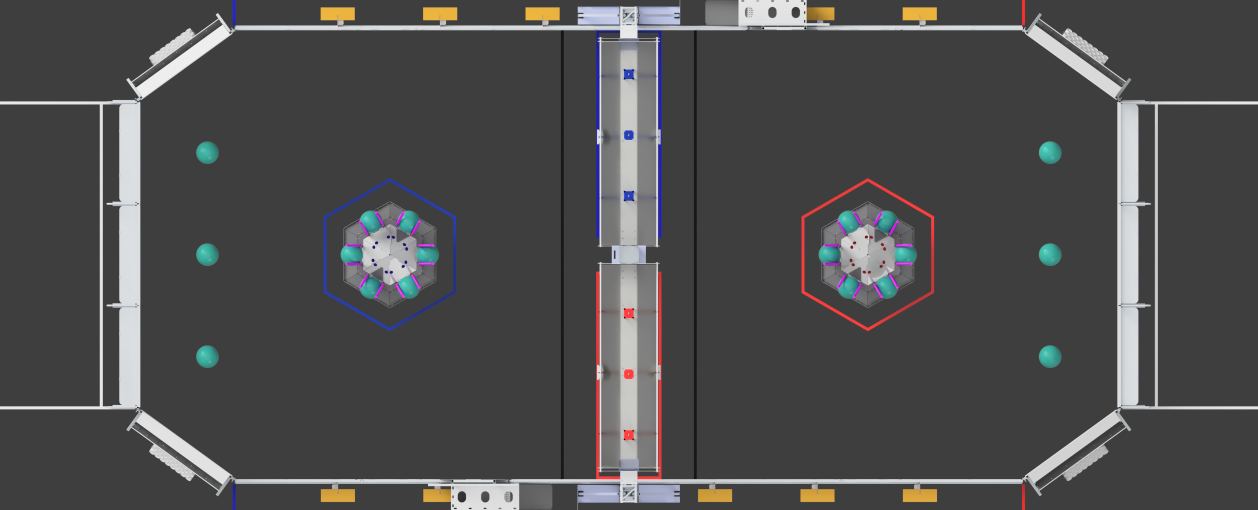
#> input picture 2025field.png, 3773 x 1528 px (shown at 1/3 size)
$ python crop.py
#> lines starting #> are read from the running program, lines starting #| are printed output that depends on the picture
import cv2


def crop_image(image_path, output_path):
    # Define boundaries
#> called with image_path = '2025field.png', output_path = '2025game-field.jpg'
    bottomBoundary = 91  # lowest Y value in the original image
    topBoundary = 1437  # highest Y value in the original image
    leftBoundary = 421  # leftmost X value in the original image
    rightBoundary = 3352  # rightmost X value in the original image

    # Read the image
    image = cv2.imread(image_path)
#> image is the input picture: shape (1528, 3773, 3); mean B, G, R 77.5, 77.2, 77.5

    # Check if image is loaded
    if image is None:
        print("Error: Unable to load image.")
        return

    # Crop the image
    cropped_image = image[bottomBoundary:topBoundary, leftBoundary:rightBoundary]
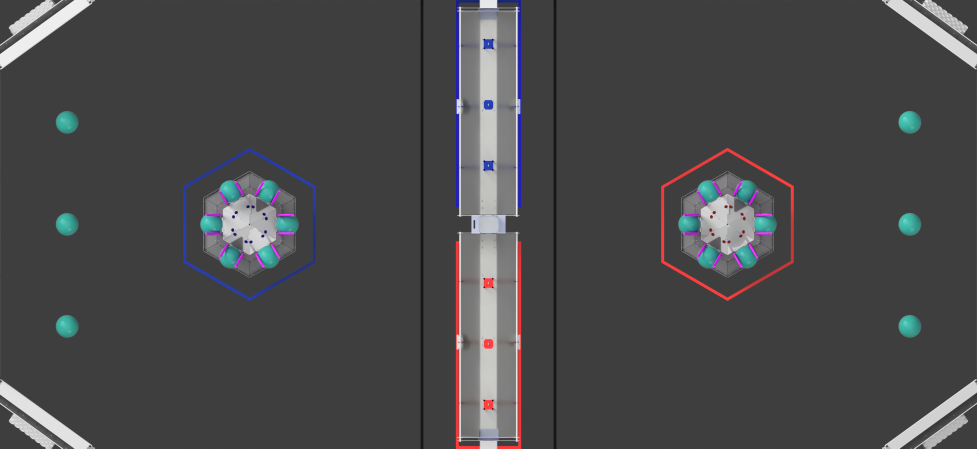
#> cropped_image: shape (1346, 2931, 3) (shown at 1/3 size); mean B, G, R 73.5, 72.3, 72.5

    # Save the cropped image
    cv2.imwrite(output_path, cropped_image)
    print(f"Cropped image saved to {output_path}")


# Example usage
input_image = "2025field.png"  # Change to your input image path
output_image = "2025game-field.jpg"  # Change to your desired output path
crop_image(input_image, output_image)
